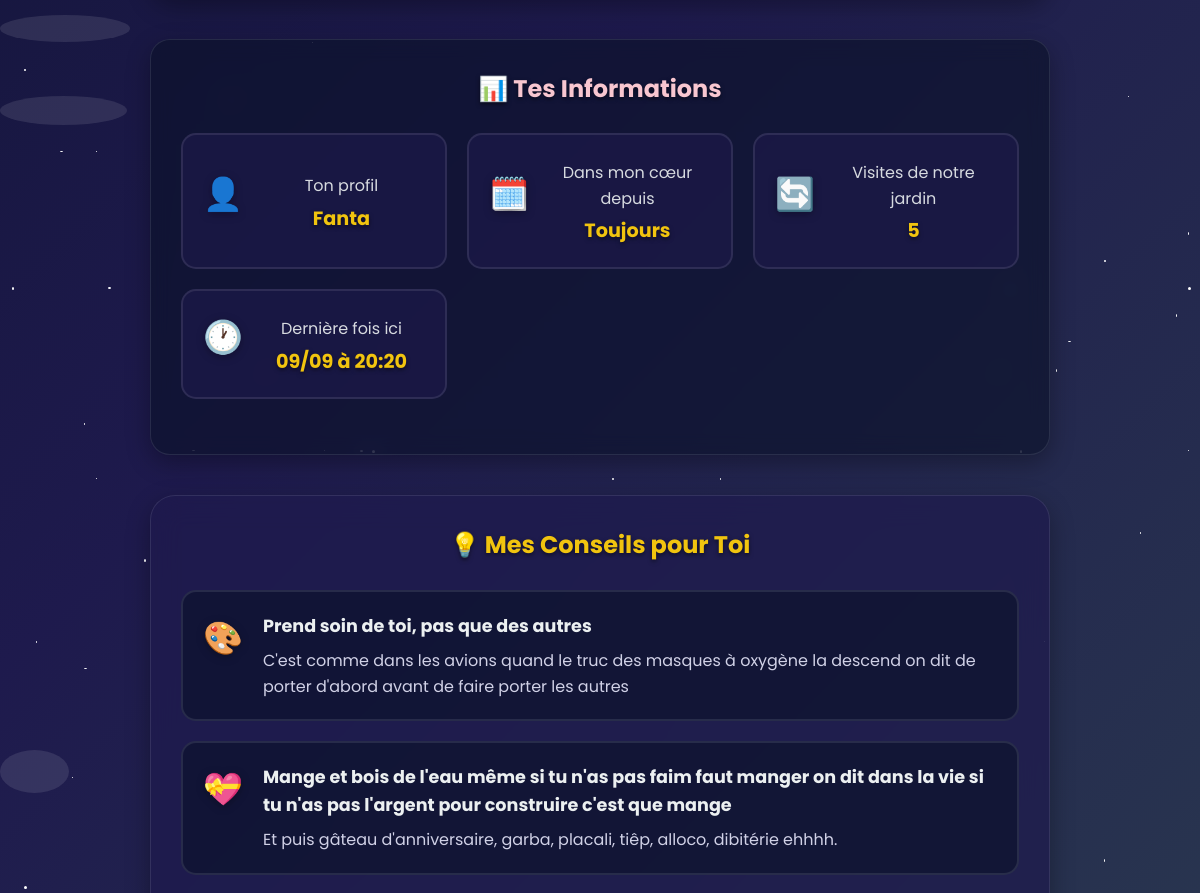
Before: /personalize (signed in, middle part) with the older database file.
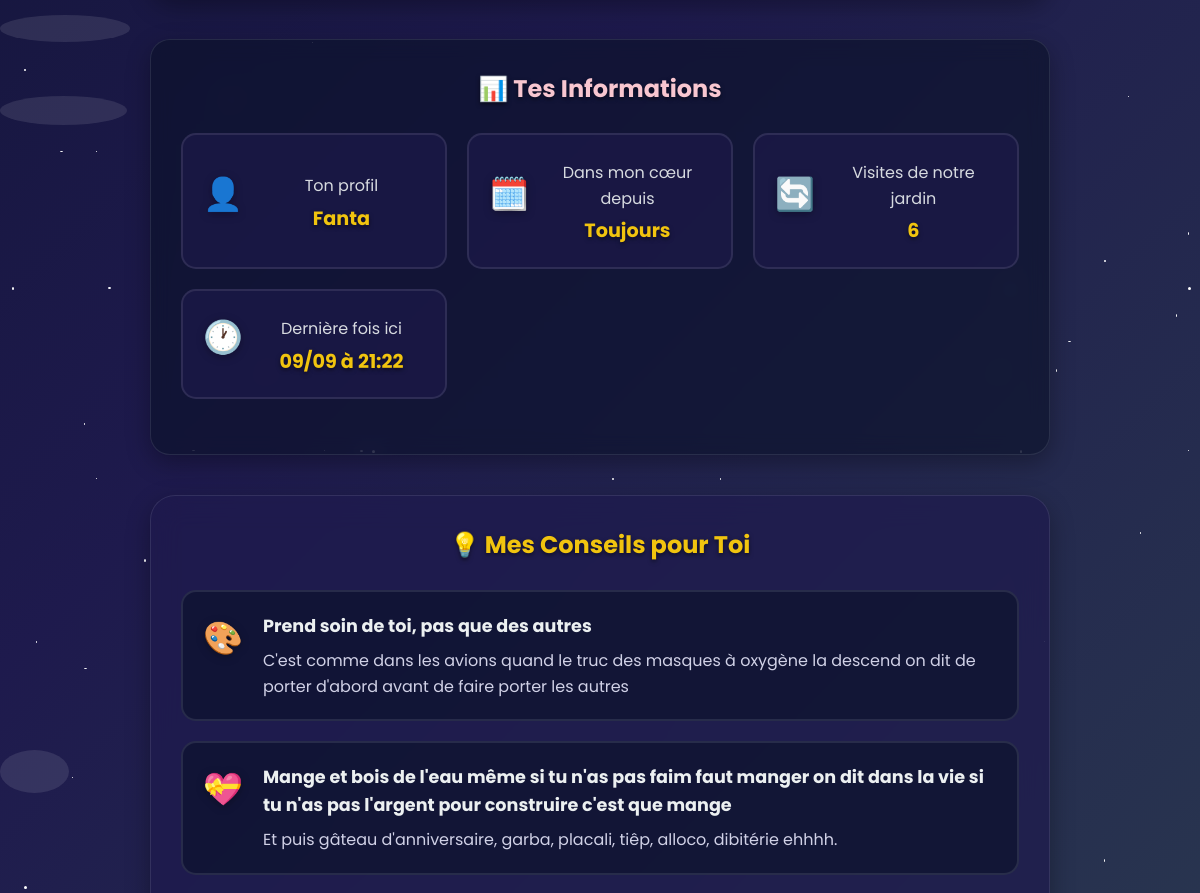
After: the same page with the newer database file.
### app.py (models this page shows, shortened)
class User(UserMixin, db.Model):
    id = db.Column(db.Integer, primary_key=True)
    username = db.Column(db.String(50), unique=True, nullable=False)
    password_hash = db.Column(db.String(128), nullable=False)
    created_at = db.Column(db.DateTime, default=datetime.utcnow)
    last_login = db.Column(db.DateTime)
    visit_count = db.Column(db.Integer, default=0)
    favorite_color = db.Column(db.String(7), default='#ffdde1')

### app.py (the view, shortened to what this page needs)
@app.route('/personalize', methods=['GET', 'POST'])
@login_required
def personalize():
    return render_template('personalize.html',
                         user=current_user.username,
                         current_color=current_user.favorite_color)

### app.py (called while the page is built)
@login_manager.user_loader
def load_user(user_id):
    return User.query.get(int(user_id))

### templates/personalize.html (shortened to what this page needs)
{% extends "base.html" %}
{% block content %}
<div class="personalize-container">
    <div class="personal-stats">
        <h3>📊 Tes Informations</h3>
        <div class="stats-grid">
            <div class="stat-card">
                <div class="stat-icon">👤</div>
                <div class="stat-info">
                    <div class="stat-label">Ton profil</div>
                    <div class="stat-value">{{ user|title }}</div>
                </div>
            </div>
            <div class="stat-card">
                <div class="stat-icon">🗓️</div>
                <div class="stat-info">
                    <div class="stat-label">Dans mon cœur depuis</div>
                    <div class="stat-value">{{ current_user.created_at.strftime('%B %Y') if current_user.created_at else 'Toujours' }}</div>
                </div>
            </div>
            <div class="stat-card">
                <div class="stat-icon">🔄</div>
                <div class="stat-info">
                    <div class="stat-label">Visites de notre jardin</div>
                    <div class="stat-value">{{ current_user.visit_count or 0 }}</div>
                </div>
            </div>
            <div class="stat-card">
                <div class="stat-icon">🕐</div>
                <div class="stat-info">
                    <div class="stat-label">Dernière fois ici</div>
                    <div class="stat-value">{{ current_user.last_login.strftime('%d/%m à %H:%M') if current_user.last_login else 'Maintenant' }}</div>
                </div>
            </div>
        </div>
    </div>
    <div class="personalization-tips">
        <h3>💡 Mes Conseils pour Toi</h3>
        <div class="tips-list">
            <div class="tip-item">
                <span class="tip-icon">🎨</span>
                <div class="tip-content">
                    <h4>Prend soin de toi, pas que des autres </h4>
                    <p>C'est comme dans les avions quand le truc des masques à oxygène la descend on dit de porter d'abord avant de faire porter les autres</p>
                </div>
            </div>
            <div class="tip-item">
                <span class="tip-icon">💝</span>
                <div class="tip-content">
                    <h4>Mange et bois de l'eau même si tu n'as pas faim faut manger on dit dans la vie si tu n'as pas l'argent pour construire c'est que mange </h4>
                    <p>Et puis gâteau d'anniversaire, garba, placali, tiêp, alloco, dibitérie ehhhh.</p>
                </div>
            </div>
        </div>
    </div>
</div>
{% endblock %}

### templates/base.html (shortened to what this page needs)
<!DOCTYPE html>
<html lang="fr">
<head>
    <link rel="stylesheet" href="{{ url_for('static', filename='style.css') }}">
</head>
<body>
    <div class="magic-background">
        {% for _ in range(150) %}
            <div class="star" style="
                top: {{ range(0, 100)|random }}%;
                left: {{ range(0, 100)|random }}%;
                width: {{ range(1, 4)|random }}px;
                height: {{ range(1, 4)|random }}px;
                animation-delay: {{ range(0, 8)|random }}s;
            "></div>
        {% endfor %}
        {% for _ in range(8) %}
            <div class="cloud" style="
                top: {{ range(0, 100)|random }}%;
                width: {{ range(50, 200)|random }}px;
                height: {{ range(20, 60)|random }}px;
                animation-delay: {{ range(0, 30)|random }}s;
                animation-duration: {{ range(20, 60)|random }}s;
            "></div>
        {% endfor %}
    </div>
    <div class="container">
        <main>
            {% block content %}{% endblock %}
        </main>
    </div>
</body>
</html>

### static/style.css (style rules this page uses)
:root { --midnight-blue: #0a1128; --deep-purple: #1e1a4d; --twilight-blue: #2c3e50; --moonlight-silver: #ecf0f1; --starlight-gold: #f1c40f; --rose-quartz: #f8c6d0; --lavender-blush: #e6e6fa; --mystic-purple: #8e44ad; --forest-green: #27ae60; --ocean-blue: #3498db; --night-sky: linear-gradient(135deg, #0a1128 0%, #1e1a4d 50%, #2c3e50 100%); --moon-glow: linear-gradient(135deg, #ecf0f1 0%, #bdc3c7 100%); --twilight: linear-gradient(135deg, #2c3e50 0%, #8e44ad 100%); --aurora: linear-gradient(135deg, #27ae60 0%, #3498db 50%, #8e44ad 100%); --glow-shadow: 0 0 20px rgba(236, 240, 241, 0.3); --deep-shadow: 0 10px 30px rgba(0, 0, 0, 0.5); --card-shadow: 0 8px 25px rgba(0, 0, 0, 0.3); --transition: all 0.4s cubic-bezier(0.25, 0.46, 0.45, 0.94); --text-shadow: 0 2px 4px rgba(0, 0, 0, 0.5); --success-green: #27ae60; --warning-orange: #f39c12; --error-red: #e74c3c; --info-blue: #3498db; --accent-purple: #9b59b6; }
* { margin: 0; padding: 0; box-sizing: border-box; }
html { scroll-behavior: smooth; }
body { font-family: 'Poppins', 'Roboto', sans-serif; background: var(--night-sky); color: var(--moonlight-silver); min-height: 100vh; position: relative; overflow-x: hidden; line-height: 1.6; }
.magic-background { position: fixed; top: 0; left: 0; width: 100%; height: 100%; z-index: -2; overflow: hidden; }
.star { position: absolute; background: white; border-radius: 50%; animation: twinkle 8s infinite; }
.cloud { position: absolute; background: rgba(255, 255, 255, 0.1); border-radius: 50%; animation: floatCloud 30s linear infinite; }
.container { max-width: 1200px; margin: 0 auto; padding: 20px; position: relative; z-index: 1; }
.stat-label { display: block; font-size: 0.9em; color: var(--moonlight-silver); opacity: 0.8; margin-top: 5px; }
.stats-grid { display: grid; grid-template-columns: repeat(auto-fit, minmax(200px, 1fr)); gap: 20px; margin: 25px 0; }
.stat-card { background: rgba(10, 17, 40, 0.6); border-radius: 15px; padding: 25px; text-align: center; transition: var(--transition); border: 2px solid rgba(236, 240, 241, 0.1); }
.stat-icon { font-size: 3em; margin-bottom: 15px; filter: drop-shadow(0 4px 8px rgba(0, 0, 0, 0.3)); }
.stat-card .stat-label { color: var(--moonlight-silver); font-size: 1em; opacity: 0.9; }

### templates/personalize.html (style rules this page uses)
.personalize-container { max-width: 900px; margin: 0 auto; display: flex; flex-direction: column; gap: 40px; }
.personal-stats { background: rgba(10, 17, 40, 0.6); backdrop-filter: blur(10px); border-radius: 20px; padding: 30px; box-shadow: var(--card-shadow); border: 1px solid rgba(236, 240, 241, 0.1); }
.personal-stats h3 { color: var(--rose-quartz); text-align: center; margin-bottom: 25px; font-size: 1.5em; text-shadow: var(--text-shadow); }
.stats-grid { display: grid; grid-template-columns: repeat(auto-fit, minmax(200px, 1fr)); gap: 20px; }
.stat-card { background: rgba(30, 26, 77, 0.6); border-radius: 15px; padding: 20px; display: flex; align-items: center; gap: 15px; transition: var(--transition); border: 2px solid rgba(236, 240, 241, 0.1); }
.stat-icon { font-size: 2em; filter: drop-shadow(0 2px 4px rgba(0, 0, 0, 0.3)); }
.stat-info { flex: 1; }
.stat-label { color: var(--moonlight-silver); font-size: 0.9em; opacity: 0.8; margin-bottom: 5px; }
.stat-value { color: var(--starlight-gold); font-size: 1.2em; font-weight: bold; text-shadow: var(--text-shadow); }
.personalization-tips { background: rgba(30, 26, 77, 0.7); backdrop-filter: blur(15px); border-radius: 25px; padding: 30px; box-shadow: var(--card-shadow); border: 1px solid rgba(236, 240, 241, 0.1); }
.personalization-tips h3 { color: var(--starlight-gold); text-align: center; margin-bottom: 25px; font-size: 1.5em; text-shadow: var(--text-shadow); }
.tips-list { display: flex; flex-direction: column; gap: 20px; }
.tip-item { display: flex; align-items: flex-start; gap: 20px; padding: 20px; background: rgba(10, 17, 40, 0.6); border-radius: 15px; transition: var(--transition); border: 2px solid rgba(236, 240, 241, 0.1); }
.tip-icon { font-size: 2em; flex-shrink: 0; filter: drop-shadow(0 2px 4px rgba(0, 0, 0, 0.3)); }
.tip-content h4 { color: var(--moonlight-silver); margin-bottom: 8px; font-size: 1.1em; }
.tip-content p { color: var(--lavender-blush); line-height: 1.6; opacity: 0.9; }

Changed rows visible on the page:
changed User "Fanta": visit_count "5" → "6"; last_login "09/09 à 20:20" → "09/09 à 21:22"
